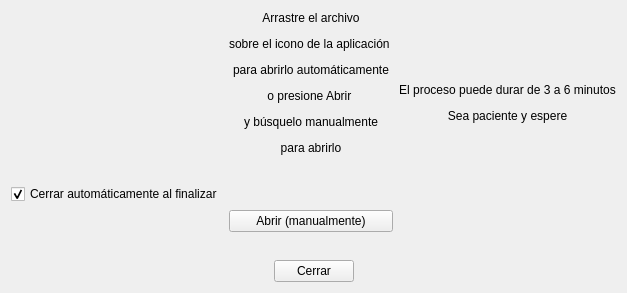
<?xml version="1.0" encoding="UTF-8"?>
<ui version="4.0">
 <class>widget</class>
 <widget class="QWidget" name="widget">
  <property name="geometry">
   <rect>
    <x>0</x>
    <y>0</y>
    <width>573</width>
    <height>293</height>
   </rect>
  </property>
  <property name="windowTitle">
   <string>Actualizador de Edades gestacionales</string>
  </property>
  <layout class="QVBoxLayout" name="verticalLayout">
   <item>
    <layout class="QGridLayout" name="gridLayout">
     <item row="3" column="1">
      <widget class="QPushButton" name="abrirPushButton">
       <property name="text">
        <string>Abrir (manualmente)</string>
       </property>
      </widget>
     </item>
     <item row="2" column="1">
      <widget class="QLabel" name="texto">
       <property name="text">
        <string>&lt;html&gt;&lt;head/&gt;&lt;body&gt;&lt;p align=&quot;center&quot;/&gt;&lt;/body&gt;&lt;/html&gt;</string>
       </property>
      </widget>
     </item>
     <item row="0" column="1">
      <widget class="QLabel" name="label_3">
       <property name="text">
        <string>&lt;html&gt;&lt;head/&gt;&lt;body&gt;&lt;p align=&quot;center&quot;&gt;Arrastre el archivo&lt;/p&gt;&lt;p align=&quot;center&quot;&gt;sobre el icono de la aplicación &lt;/p&gt;&lt;p align=&quot;center&quot;&gt;para abrirlo automáticamente&lt;/p&gt;&lt;p align=&quot;center&quot;&gt;o presione Abrir &lt;/p&gt;&lt;p align=&quot;center&quot;&gt;y búsquelo manualmente&lt;/p&gt;&lt;p align=&quot;center&quot;&gt;para abrirlo&lt;/p&gt;&lt;/body&gt;&lt;/html&gt;</string>
       </property>
      </widget>
     </item>
     <item row="0" column="0" rowspan="2">
      <widget class="QLabel" name="label">
       <property name="text">
        <string>&lt;html&gt;&lt;head/&gt;&lt;body&gt;&lt;p align=&quot;center&quot;&gt;&lt;img src=&quot;:/icono copia.png&quot;/&gt;&lt;/p&gt;&lt;/body&gt;&lt;/html&gt;</string>
       </property>
      </widget>
     </item>
     <item row="4" column="1">
      <widget class="QLabel" name="s_error">
       <property name="text">
        <string/>
       </property>
      </widget>
     </item>
     <item row="2" column="0">
      <widget class="QCheckBox" name="autoSalir">
       <property name="text">
        <string>Cerrar automáticamente al finalizar</string>
       </property>
       <property name="checked">
        <bool>true</bool>
       </property>
      </widget>
     </item>
     <item row="0" column="3">
      <widget class="QLabel" name="label_2">
       <property name="text">
        <string>&lt;html&gt;&lt;head/&gt;&lt;body&gt;&lt;p align=&quot;center&quot;&gt;&lt;br/&gt;&lt;img src=&quot;:/excelico copia.png&quot;/&gt;&lt;/p&gt;&lt;p align=&quot;center&quot;&gt;El proceso puede durar de 3 a 6 minutos&lt;/p&gt;&lt;p align=&quot;center&quot;&gt;Sea paciente y espere&lt;/p&gt;&lt;/body&gt;&lt;/html&gt;</string>
       </property>
      </widget>
     </item>
    </layout>
   </item>
   <item>
    <layout class="QHBoxLayout" name="horizontalLayout_2">
     <item>
      <spacer name="horizontalSpacer_2">
       <property name="orientation">
        <enum>Qt::Horizontal</enum>
       </property>
       <property name="sizeHint" stdset="0">
        <size>
         <width>40</width>
         <height>20</height>
        </size>
       </property>
      </spacer>
     </item>
     <item>
      <widget class="QPushButton" name="cerrarPushButton">
       <property name="text">
        <string>Cerrar</string>
       </property>
      </widget>
     </item>
     <item>
      <spacer name="horizontalSpacer">
       <property name="orientation">
        <enum>Qt::Horizontal</enum>
       </property>
       <property name="sizeHint" stdset="0">
        <size>
         <width>40</width>
         <height>20</height>
        </size>
       </property>
      </spacer>
     </item>
    </layout>
   </item>
  </layout>
 </widget>
 <resources/>
 <connections/>
</ui>
